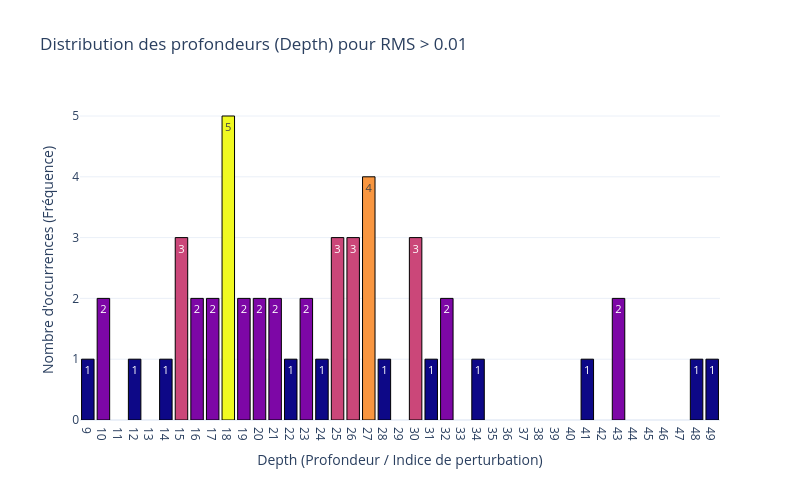

Write notebook code for a chart like this one.
### Code cell
depth_values = []

seuil = 0.01

# Parcours de la structure imbriquée all_tree
for i in range(num_tree):
    for j in range(num_perturbations):
        dataset = all_tree[i][j]['dataset']
        if dataset['rms']> seuil or j==num_perturbations-1:
            depth_values.append(j)
            break

depths, occurrences = np.unique(depth_values, return_counts=True)

fig = go.Figure()

fig.add_trace(go.Bar(
    x=depths,
    y=occurrences,
    marker=dict(
        color=occurrences,          # Colore la barre selon le nombre d'occurrences
        colorscale='Plasma',        # Palette de couleur distincte
        line=dict(color='black', width=1)
    ),
    text=occurrences,               # Affiche le nombre directement sur/au-dessus de la barre
    textposition='auto',
    name='Occurrences'
))

# Configuration du layout
fig.update_layout(
    title=f"Distribution des profondeurs (Depth) pour RMS > {seuil}",
    xaxis=dict(
        title="Depth (Profondeur / Indice de perturbation)",
        tickmode='linear',          # Force l'affichage de chaque entier sur l'axe X
        dtick=1
    ),
    yaxis=dict(
        title="Nombre d'occurrences (Fréquence)"
    ),
    width=800,
    height=500,
    template="plotly_white"
)

fig.show()

### Figure 1 — Plotly figure (JSON) as saved in the notebook; plotly's stock layout.template omitted (floating-point values rounded to 4 significant figures)
{"data": [{"marker": {"color": [1, 2, 1, 1, 3, 2, 2, 5, 2, 2, 2, 1, 2, 1, 3, 3, 4, 1, 3, 1, 2, 1, 1, 2, 1, 1], "colorscale": [[0, "#0d0887"], [0.1111, "#46039f"], [0.2222, "#7201a8"], [0.3333, "#9c179e"], [0.4444, "#bd3786"], [0.5556, "#d8576b"], [0.6667, "#ed7953"], [0.7778, "#fb9f3a"], [0.8889, "#fdca26"], [1, "#f0f921"]], "line": {"color": "black", "width": 1}}, "name": "Occurrences", "text": [1.0, 2.0, 1.0, 1.0, 3.0, 2.0, 2.0, 5.0, 2.0, 2.0, 2.0, 1.0, 2.0, 1.0, 3.0, 3.0, 4.0, 1.0, 3.0, 1.0, 2.0, 1.0, 1.0, 2.0, 1.0, 1.0], "textposition": "auto", "type": "bar", "x": [9, 10, 12, 14, 15, 16, 17, 18, 19, 20, 21, 22, 23, 24, 25, 26, 27, 28, 30, 31, 32, 34, 41, 43, 48, 49], "y": [1, 2, 1, 1, 3, 2, 2, 5, 2, 2, 2, 1, 2, 1, 3, 3, 4, 1, 3, 1, 2, 1, 1, 2, 1, 1]}], "layout": {"height": 500, "title": {"text": "Distribution des profondeurs (Depth) pour RMS > 0.01"}, "width": 800, "xaxis": {"dtick": 1, "tickmode": "linear", "title": {"text": "Depth (Profondeur / Indice de perturbation)"}}, "yaxis": {"title": {"text": "Nombre d'occurrences (Fréquence)"}}}}
